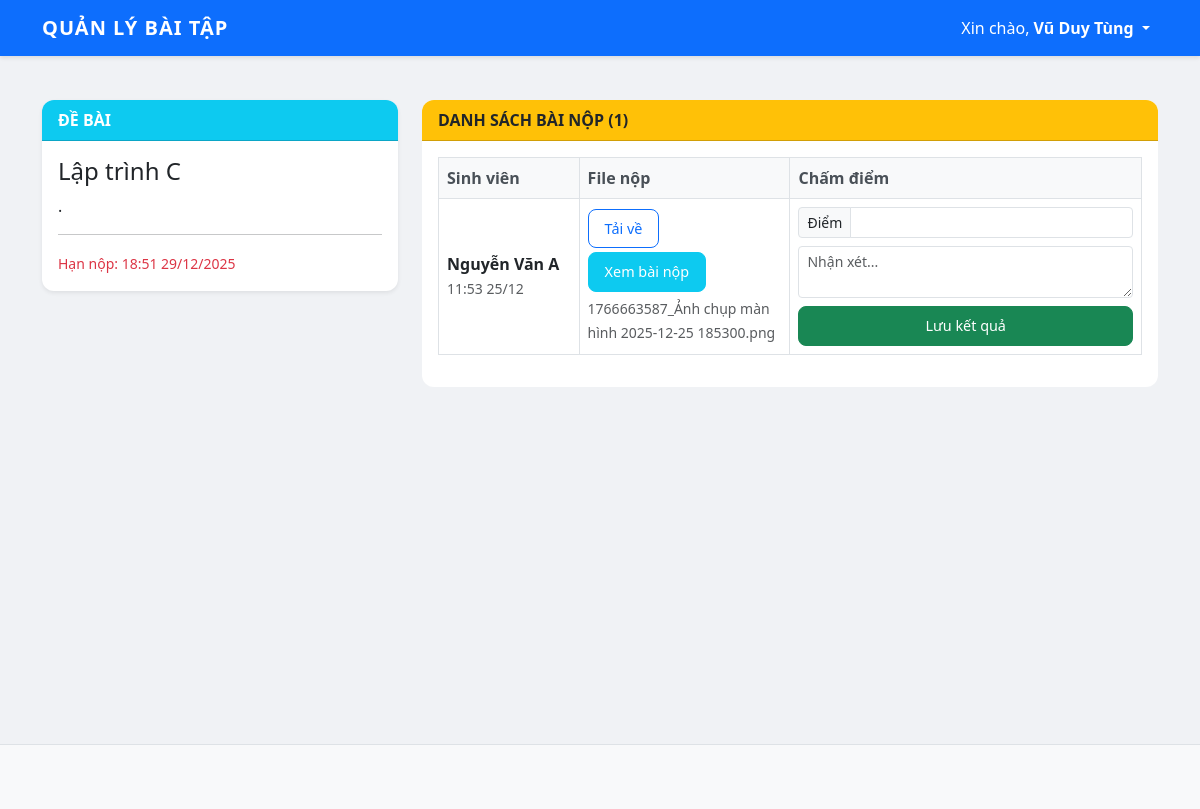
Screenshot of /view_assignment.php?id=4 (signed in) with the database file from the repository.
### tables this page shows
CREATE TABLE `assignments` (
  `id` int(11) NOT NULL,
  `title` varchar(200) NOT NULL,
  `description` text DEFAULT NULL,
  `deadline` datetime DEFAULT NULL,
  `created_by` int(11) DEFAULT NULL,
  `subject_id` int(11) DEFAULT NULL,
  `created_at` timestamp NOT NULL DEFAULT current_timestamp()
);

CREATE TABLE `submissions` (
  `id` int(11) NOT NULL,
  `assignment_id` int(11) DEFAULT NULL,
  `student_id` int(11) DEFAULT NULL,
  `file_path` varchar(255) DEFAULT NULL,
  `grade` float DEFAULT NULL,
  `feedback` text DEFAULT NULL,
  `submitted_at` timestamp NOT NULL DEFAULT current_timestamp()
);

CREATE TABLE `users` (
  `id` int(11) NOT NULL,
  `username` varchar(50) NOT NULL,
  `password` varchar(255) NOT NULL,
  `fullname` varchar(100) NOT NULL,
  `role` enum('Sinh Viên','Giảng Viên') DEFAULT 'Sinh Viên',
  `created_at` timestamp NOT NULL DEFAULT current_timestamp()
);

### view_assignment.php (the view, shortened to what this page needs)
<?php
require_once 'includes/db.php';
require_once 'includes/header.php';
$assignment_id = $_GET['id'];
$user_id = $_SESSION['user_id'];
$user_role = $_SESSION['role'];
$stmt = $conn->prepare("SELECT * FROM assignments WHERE id = :id");
$stmt->execute(['id' => $assignment_id]);
$assignment = $stmt->fetch(PDO::FETCH_ASSOC);
if ($user_role == 'Giảng Viên') {
    $sql = "SELECT submissions.*, users.fullname
            FROM submissions
            JOIN users ON submissions.student_id = users.id
            WHERE assignment_id = :aid";
    $stmt = $conn->prepare($sql);
    $stmt->execute(['aid' => $assignment_id]);
    $submissions = $stmt->fetchAll(PDO::FETCH_ASSOC);
} else {
    $sql = "SELECT * FROM submissions WHERE assignment_id = :aid AND student_id = :uid";
    $stmt = $conn->prepare($sql);
    $stmt->execute(['aid' => $assignment_id, 'uid' => $user_id]);
    $my_submission = $stmt->fetch(PDO::FETCH_ASSOC);
}
?>
<div class="row">
    <div class="col-md-4">
        <div class="card shadow-sm mb-4">
            <div class="card-header bg-info text-white">ĐỀ BÀI</div>
            <div class="card-body">
                <h4><?php echo htmlspecialchars($assignment['title']); ?></h4>
                <p><?php echo nl2br(htmlspecialchars($assignment['description'])); ?></p>
                <hr>
                <small class="text-danger">Hạn nộp: <?php echo date("H:i d/m/Y", strtotime($assignment['deadline'])); ?></small>
            </div>
        </div>
    </div>
    <div class="col-md-8">
        <?php if ($user_role == 'Giảng Viên'): ?>
            <div class="card">
                <div class="card-header bg-warning text-dark">DANH SÁCH BÀI NỘP (<?php echo count($submissions); ?>)</div>
                <div class="card-body">
                    <table class="table table-bordered table-hover">
                        <thead>
                            <tr>
                                <th style="width: 20%;">Sinh viên</th>
                                <th style="width: 30%;">File nộp</th>
                                <th>Chấm điểm</th>
                            </tr>
                        </thead>
                        <tbody>
                            <?php foreach ($submissions as $sub):
                                $file_ext = strtolower(pathinfo($sub['file_path'], PATHINFO_EXTENSION));
                                $is_viewable = in_array($file_ext, ['jpg', 'jpeg', 'png', 'gif', 'pdf']);
                            ?>
                                <tr>
                                    <td>
                                        <strong><?php echo htmlspecialchars($sub['fullname']); ?></strong><br>
                                        <small class="text-muted"><?php echo date("H:i d/m", strtotime($sub['submitted_at'])); ?></small>
                                    </td>
                                    <td>
                                        <a href="download.php?file=<?php echo urlencode($sub['file_path']); ?>" class="btn btn-sm btn-outline-primary mb-1">
                                            Tải về
                                        </a>
                                        <?php if ($is_viewable): ?>
                                            <button type="button" class="btn btn-sm btn-info mb-1 text-white"
                                                    onclick="previewFile('<?php echo $sub['file_path']; ?>')">
                                                Xem bài nộp
                                            </button>
                                        <?php else: ?>
                                            <br><small class="text-muted fst-italic">File này cần tải về để xem</small>
                                        <?php endif; ?>
                                        <br>
                                        <small class="text-muted"><?php echo basename($sub['file_path']); ?></small>
                                    </td>
                                    <td>
                                        <form method="POST">
                                            <div class="input-group input-group-sm mb-2">
                                                <span class="input-group-text">Điểm</span>
                                                <input type="number" name="grade" step="0.1" min="0" max="10"
                                                       class="form-control" value="<?php echo $sub['grade']; ?>" required>
                                            </div>
                                            <textarea name="feedback" class="form-control form-control-sm mb-2"
                                                      rows="2" placeholder="Nhận xét..."><?php echo $sub['feedback']; ?></textarea>
                                            <button type="submit" class="btn btn-success btn-sm w-100">Lưu kết quả</button>
                                        </form>
                                    </td>
                                </tr>
                            <?php endforeach; ?>
                        </tbody>
                    </table>
                </div>
            </div>
        <?php endif; ?>
    </div>
</div>
<?php require_once 'includes/footer.php'; ?>

### css/style.css (style rules this page uses)
body { background-color: #f0f2f5; font-family: 'Segoe UI', Tahoma, Geneva, Verdana, sans-serif; color: #333; }
.card { border: none; border-radius: 12px; transition: transform 0.2s ease, box-shadow 0.2s ease; background-color: #ffffff; }
.card-header { border-radius: 12px 12px 0 0 !important; font-weight: 600; }
.btn { border-radius: 8px; font-weight: 500; padding: 8px 16px; }
.btn-sm { font-size: 0.9rem; }
.table th { background-color: #f8f9fa; color: #495057; }
.table td { vertical-align: middle; }

### rows the page displays
assignments: title "Lập trình C", description ".", deadline "18:51 29/12/2025"
submissions: student.fullname "Nguyễn Văn A", submitted_at "11:53 25/12", file_path "1766663587_Ảnh chụp màn hình 2025-12-25 185300.png"

### other values shown
$_SESSION['fullname'] "Vũ Duy Tùng"
count($submissions) "1"
